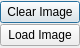
<?xml version="1.0" encoding="UTF-8"?>
<ui version="4.0">
 <class>ImgMenuDialog</class>
 <widget class="QDialog" name="ImgMenuDialog">
  <property name="geometry">
   <rect>
    <x>0</x>
    <y>0</y>
    <width>80</width>
    <height>48</height>
   </rect>
  </property>
  <property name="windowTitle">
   <string>Dialog</string>
  </property>
  <layout class="QVBoxLayout" name="verticalLayout">
   <property name="spacing">
    <number>0</number>
   </property>
   <property name="leftMargin">
    <number>0</number>
   </property>
   <property name="topMargin">
    <number>0</number>
   </property>
   <property name="rightMargin">
    <number>0</number>
   </property>
   <property name="bottomMargin">
    <number>0</number>
   </property>
   <item>
    <widget class="QPushButton" name="clearImageButton">
     <property name="text">
      <string>Clear Image</string>
     </property>
    </widget>
   </item>
   <item>
    <widget class="QPushButton" name="loadImageButton">
     <property name="text">
      <string>Load Image</string>
     </property>
    </widget>
   </item>
  </layout>
 </widget>
 <resources/>
 <connections/>
</ui>
